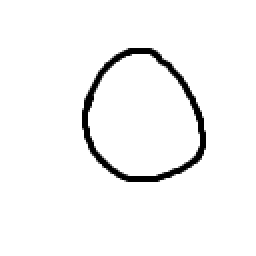
%> input picture TP/TP_Redes neuronais feedforward/imagens_desenhadas/circle/circle_1.png, 128 x 128 px (shown 2 times larger); its folder holds only this picture in this run
$ octave Alinea_c_i.m   (GNU Octave 9; MATLAB toolbox functions it lacks are replaced by stand-ins)
%> lines starting %> are read from the running program, lines starting %| are printed output that depends on the picture; in (x1, y1, x2, y2) boxes, pixels count from 0 and x2, y2 are one past the last pixel; in counts of white or black regions, pixels touching at a corner belong together; the program's own positions count from 1
tempoInicioScript = tic;

% Carregar imagens da pasta "test"
classes = {'circle', 'kite', 'parallelogram', 'square', 'trapezoid', 'triangle'};
imgSize = [28 28];
pathTest = 'test/';

fprintf('A carregar imagens da pasta "test"...\n');
Xtest = [];
Ytest = [];
for i = 1:length(classes)
    pasta_classe = fullfile(pathTest, classes{i});
    ficheiros = dir(fullfile(pasta_classe, '*.png'));
    fprintf('A carregar %d imagens da classe %s\n', length(ficheiros), classes{i});
    for j = 1:length(ficheiros)
        nome_ficheiro = fullfile(pasta_classe, ficheiros(j).name);
        img = imread(nome_ficheiro);
%> img is the input picture: size 128x128x3 uint8; min 0, max 255, mean 245.5
        if size(img, 3) > 1
            img = rgb2gray(img);
%> img: size 128x128 uint8
        end
        img_bin = imbinarize(img);
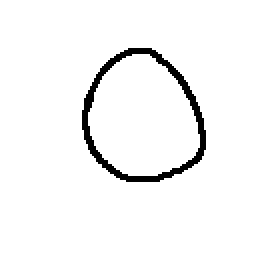
%> img_bin: size 128x128 logical (shown 2 times larger); 96.1% white; 1 black region, box (x1, y1, x2, y2) and area: (41, 24, 103, 91) 642
        img_redim = imresize(img_bin, imgSize);
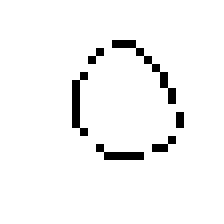
%> img_redim: size 28x28 logical (shown 8 times larger); 96% white; black in thin lines or dots, all inside (x1, y1, x2, y2) = (9, 5, 23, 20)
        Xtest = [Xtest, double(img_redim(:))];
%> Xtest = 784 values, max 1 at index 1, min 0 at index 263, mean 0.96
        y = zeros(length(classes), 1);
        y(i) = 1;
        Ytest = [Ytest, y];
    end
end

% Criar pasta para resultados
pastResultados = 'resultados_alinea_c_i';
if ~exist(pastResultados, 'dir')
    mkdir(pastResultados);
end

% Procurar as redes guardadas
fprintf('A procurar as redes treinadas...\n');
caminho_resultados = fullfile(pwd, 'Melhores Redes');

if ~exist(caminho_resultados, 'dir')
    caminho_resultados = fullfile(pwd, 'resultados_alinea_b');
end

if ~exist(caminho_resultados, 'dir')
    mkdir(caminho_resultados);
    warning('Pasta %s não encontrada. Foi criada, mas é necessário copiar as redes para esta localização.', caminho_resultados);
end

fprintf('A usar pasta: %s\n', caminho_resultados);

caminhos_redes = {
    fullfile(caminho_resultados, 'melhor_rede_1.mat'),
    fullfile(caminho_resultados, 'melhor_rede_2.mat'),
    fullfile(caminho_resultados, 'melhor_rede_3.mat')
};

% Testar cada rede
resultados = struct('rede', {}, 'precisao', {});
%> (the run ends here)
